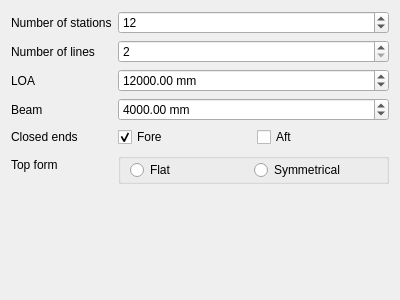
<?xml version="1.0" encoding="UTF-8"?>
<ui version="4.0">
 <class>Form</class>
 <widget class="QWidget" name="Form">
  <property name="geometry">
   <rect>
    <x>0</x>
    <y>0</y>
    <width>400</width>
    <height>300</height>
   </rect>
  </property>
  <property name="windowTitle">
   <string>Form</string>
  </property>
  <layout class="QFormLayout" name="formLayout">
   <item row="0" column="0">
    <widget class="QLabel" name="label">
     <property name="text">
      <string>Number of stations</string>
     </property>
    </widget>
   </item>
   <item row="0" column="1">
    <widget class="QSpinBox" name="stations">
     <property name="minimum">
      <number>2</number>
     </property>
     <property name="value">
      <number>12</number>
     </property>
    </widget>
   </item>
   <item row="1" column="0">
    <widget class="QLabel" name="label_2">
     <property name="text">
      <string>Number of lines</string>
     </property>
    </widget>
   </item>
   <item row="1" column="1">
    <widget class="QSpinBox" name="lines">
     <property name="minimum">
      <number>2</number>
     </property>
     <property name="value">
      <number>2</number>
     </property>
    </widget>
   </item>
   <item row="2" column="0">
    <widget class="QLabel" name="label_6">
     <property name="text">
      <string>LOA</string>
     </property>
    </widget>
   </item>
   <item row="2" column="1">
    <widget class="QDoubleSpinBox" name="loa">
     <property name="suffix">
      <string> mm</string>
     </property>
     <property name="minimum">
      <double>1.000000000000000</double>
     </property>
     <property name="maximum">
      <double>50000.000000000000000</double>
     </property>
     <property name="singleStep">
      <double>100.000000000000000</double>
     </property>
     <property name="value">
      <double>12000.000000000000000</double>
     </property>
    </widget>
   </item>
   <item row="3" column="0">
    <widget class="QLabel" name="label_5">
     <property name="text">
      <string>Beam</string>
     </property>
    </widget>
   </item>
   <item row="3" column="1">
    <widget class="QDoubleSpinBox" name="beam">
     <property name="suffix">
      <string> mm</string>
     </property>
     <property name="minimum">
      <double>1.000000000000000</double>
     </property>
     <property name="maximum">
      <double>15000.000000000000000</double>
     </property>
     <property name="singleStep">
      <double>100.000000000000000</double>
     </property>
     <property name="value">
      <double>4000.000000000000000</double>
     </property>
    </widget>
   </item>
   <item row="4" column="0">
    <widget class="QLabel" name="label_3">
     <property name="text">
      <string>Closed ends</string>
     </property>
    </widget>
   </item>
   <item row="4" column="1">
    <layout class="QHBoxLayout" name="horizontalLayout">
     <item>
      <widget class="QCheckBox" name="closedFore">
       <property name="text">
        <string>Fore</string>
       </property>
       <property name="checked">
        <bool>true</bool>
       </property>
      </widget>
     </item>
     <item>
      <widget class="QCheckBox" name="closedAft">
       <property name="text">
        <string>Aft</string>
       </property>
      </widget>
     </item>
    </layout>
   </item>
   <item row="5" column="0">
    <widget class="QLabel" name="label_7">
     <property name="text">
      <string>Top form</string>
     </property>
    </widget>
   </item>
   <item row="5" column="1">
    <widget class="QGroupBox" name="groupBox">
     <property name="styleSheet">
      <string notr="true">QGroupBox{padding-top:1em; margin-top:-1em}c</string>
     </property>
     <property name="title">
      <string/>
     </property>
     <property name="flat">
      <bool>true</bool>
     </property>
     <property name="checkable">
      <bool>false</bool>
     </property>
     <layout class="QHBoxLayout" name="horizontalLayout_2">
      <property name="spacing">
       <number>0</number>
      </property>
      <property name="leftMargin">
       <number>9</number>
      </property>
      <property name="topMargin">
       <number>0</number>
      </property>
      <property name="bottomMargin">
       <number>0</number>
      </property>
      <item>
       <widget class="QRadioButton" name="topFlat">
        <property name="text">
         <string>Flat</string>
        </property>
       </widget>
      </item>
      <item>
       <widget class="QRadioButton" name="topSymmetrical">
        <property name="text">
         <string>Symmetrical</string>
        </property>
       </widget>
      </item>
     </layout>
    </widget>
   </item>
  </layout>
 </widget>
 <resources/>
 <connections/>
</ui>
